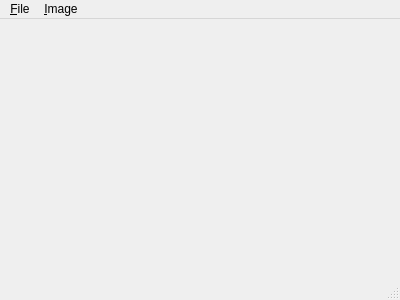
<?xml version="1.0" encoding="UTF-8"?>
<ui version="4.0">
 <class>MainWindow</class>
 <widget class="QMainWindow" name="MainWindow">
  <property name="geometry">
   <rect>
    <x>0</x>
    <y>0</y>
    <width>400</width>
    <height>300</height>
   </rect>
  </property>
  <property name="windowTitle">
   <string>Image viewer</string>
  </property>
  <widget class="QWidget" name="centralWidget"/>
  <widget class="QMenuBar" name="menuBar">
   <property name="geometry">
    <rect>
     <x>0</x>
     <y>0</y>
     <width>400</width>
     <height>21</height>
    </rect>
   </property>
   <widget class="QMenu" name="menu_File">
    <property name="title">
     <string>&amp;File</string>
    </property>
    <addaction name="action_Open"/>
    <addaction name="separator"/>
    <addaction name="actionE_xit"/>
   </widget>
   <widget class="QMenu" name="menu_Image">
    <property name="title">
     <string>&amp;Image</string>
    </property>
    <addaction name="actionFind_Rect"/>
   </widget>
   <addaction name="menu_File"/>
   <addaction name="menu_Image"/>
  </widget>
  <widget class="QStatusBar" name="statusBar"/>
  <action name="action_Open">
   <property name="text">
    <string>&amp;Open</string>
   </property>
   <property name="toolTip">
    <string>Open an image</string>
   </property>
   <property name="shortcut">
    <string>Ctrl+O</string>
   </property>
  </action>
  <action name="actionE_xit">
   <property name="text">
    <string>E&amp;xit</string>
   </property>
   <property name="toolTip">
    <string>Close the application</string>
   </property>
   <property name="shortcut">
    <string>Ctrl+Q</string>
   </property>
  </action>
  <action name="actionFind_Rect">
   <property name="text">
    <string>Find &amp;Rect</string>
   </property>
   <property name="toolTip">
    <string>Find rectangle object on current image</string>
   </property>
   <property name="shortcut">
    <string>Ctrl+R</string>
   </property>
  </action>
 </widget>
 <layoutdefault spacing="6" margin="11"/>
 <resources/>
 <connections>
  <connection>
   <sender>actionE_xit</sender>
   <signal>triggered()</signal>
   <receiver>MainWindow</receiver>
   <slot>close()</slot>
   <hints>
    <hint type="sourcelabel">
     <x>-1</x>
     <y>-1</y>
    </hint>
    <hint type="destinationlabel">
     <x>199</x>
     <y>149</y>
    </hint>
   </hints>
  </connection>
 </connections>
</ui>
